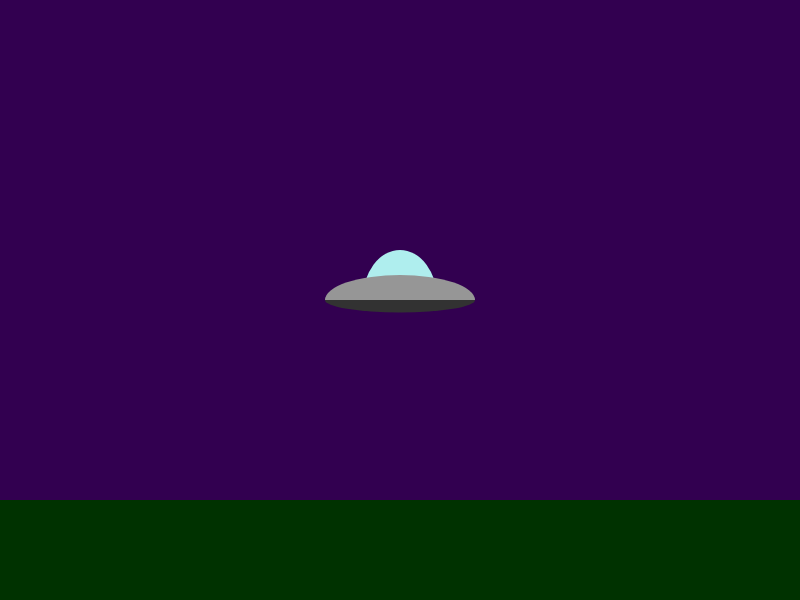
Frame 1 (no input)
Frame 60 (no input): identical to frame 1, image omitted
Frame 120 (the mouse pressed at the canvas centre since frame 60): identical to frame 1, image omitted

The p5.js sketch that drew this single still picture (run headless with seeded random() and noise() and a simulated clock; from frame 60 on, the mouse is pressed at the canvas centre):

// p5.js sketch
// ── sketch.js
//Topic 1.1 
//Object orientation revisted
//part one

function setup()
{
    createCanvas(800,600);
    noStroke();
}

function draw()
{
    background(50,0,80);
    var locX = width/2; // get it to center
    var locY = height/2; // get it to center
    
    //draw the ground
    fill(0,50,0);
    rect(0,height - 100, width, 100);
    
    //draw the flying saucer
    fill(175,238,238);
    arc(locX,locY,75,100,PI,TWO_PI)
    fill(150);
    arc(locX,locY,150,50,PI,TWO_PI);
    fill(50);
    arc(locX,locY,150,25,0,PI);
    
}
